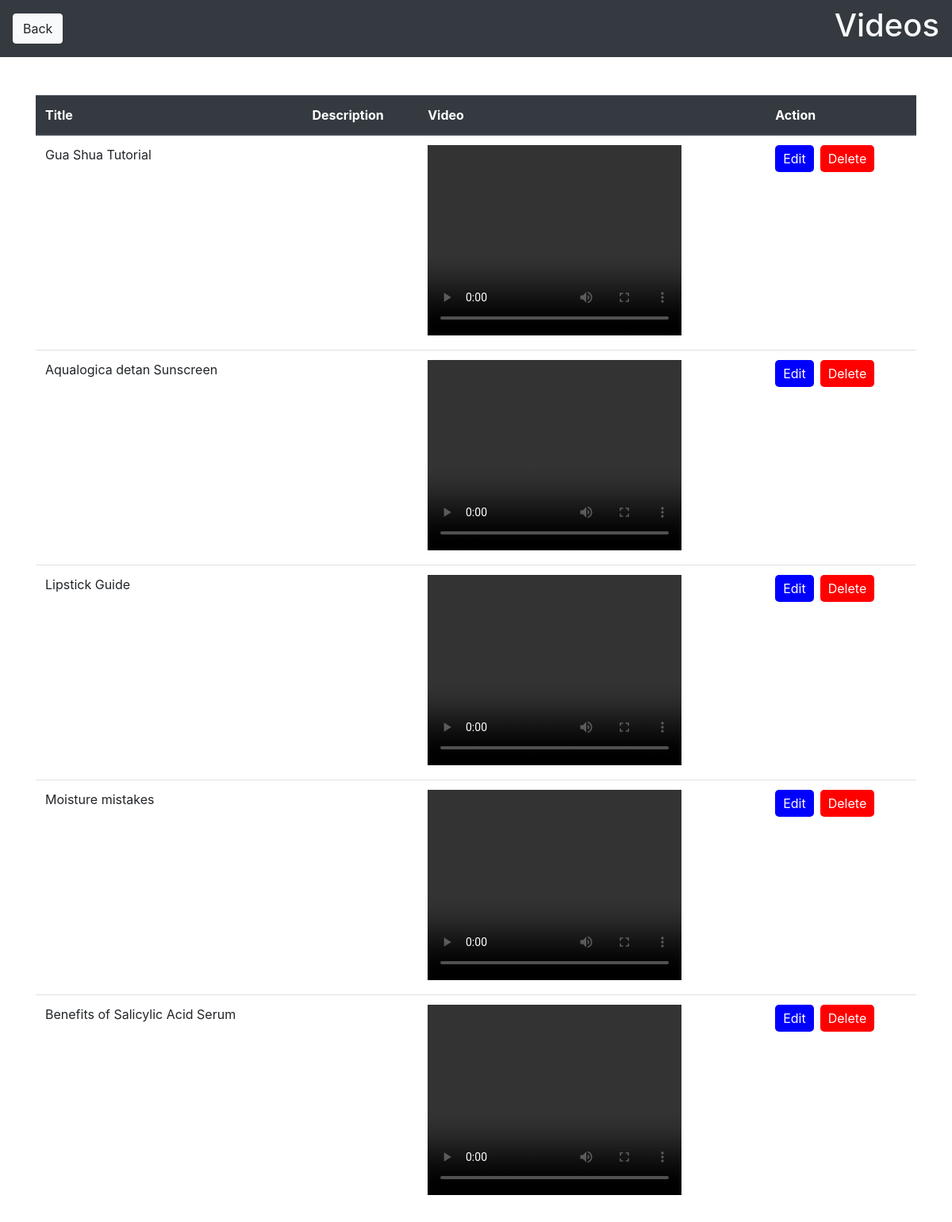
Screenshot of /videos/ with the database file from the repository.
### BeauteCartApp/models.py (models this page shows, shortened)
class Video(models.Model):
    title = models.CharField(max_length=255)
    description = models.TextField()  # Add a description field
    video_file = models.FileField(upload_to='videos/')

### BeauteCartApp/views.py (the view)
# urls.py: path('videos/', views.video_list, name='videos'),
def video_list(request):
    videos = Video.objects.all()
    return render(request, 'videos.html', {'videos': videos})

### templates/videos.html (shortened to what this page needs)
{% load static %}
<!DOCTYPE html>
<html lang="en">
<head>
    <link rel="stylesheet" href="https://stackpath.bootstrapcdn.com/bootstrap/4.5.2/css/bootstrap.min.css">
</head>
<body>
    <header class="navbar navbar-dark bg-dark justify-content-between">
        <a href="{% url 'upload_video'%}" class="btn btn-light" onclick="window.history.back()">Back</a>
        <h1 class="text-light"><center>Videos</center></h1>
    </header>
    <div class="container mt-5">
        <table class="table">
            <thead class="thead-dark">
                <tr>
                    <th>Title</th>
                    <th>Description</th>
                    <th>Video</th>
                    <th>Action</th>
                </tr>
            </thead>
            <tbody>
                {% for video in videos %}
                <tr>
                    <td>{{ video.title }}</td>
                    <td>{{ video.description }}</td>
                    <td>
                        <video width="320" height="240" controls>
                            <source src="{{ video.video_file.url }}" type="video/mp4">
                        </video>
                    </td>
                    <td>
                        <div class="d-flex">
                            <button class="btn btn-primary edit-button mr-2" onclick="location.href='{% url 'edit_video' video.id %}'">Edit</button>
                            <form action="{% url 'delete_video' video.id %}" method="POST">
                                <button type="submit" class="delete-button">Delete</button>
                            </form>
                        </div>
                    </td>
                </tr>
                {% endfor %}
            </tbody>
        </table>
    </div>
</body>
</html>

### templates/videos.html (style rules this page uses)
.delete-button { background-color: red; color: white; border: none; border-radius: 5px; padding: 5px 10px; cursor: pointer; }
.edit-button { background-color: blue; color: white; border: none; border-radius: 5px; padding: 5px 10px; cursor: pointer; margin-right: 5px; }

### rows the page displays
Video: title "Gua Shua Tutorial"
Video: title "Aqualogica detan Sunscreen"
Video: title "Lipstick Guide"
Video: title "Moisture mistakes"
Video: title "Benefits of Salicylic Acid Serum"
